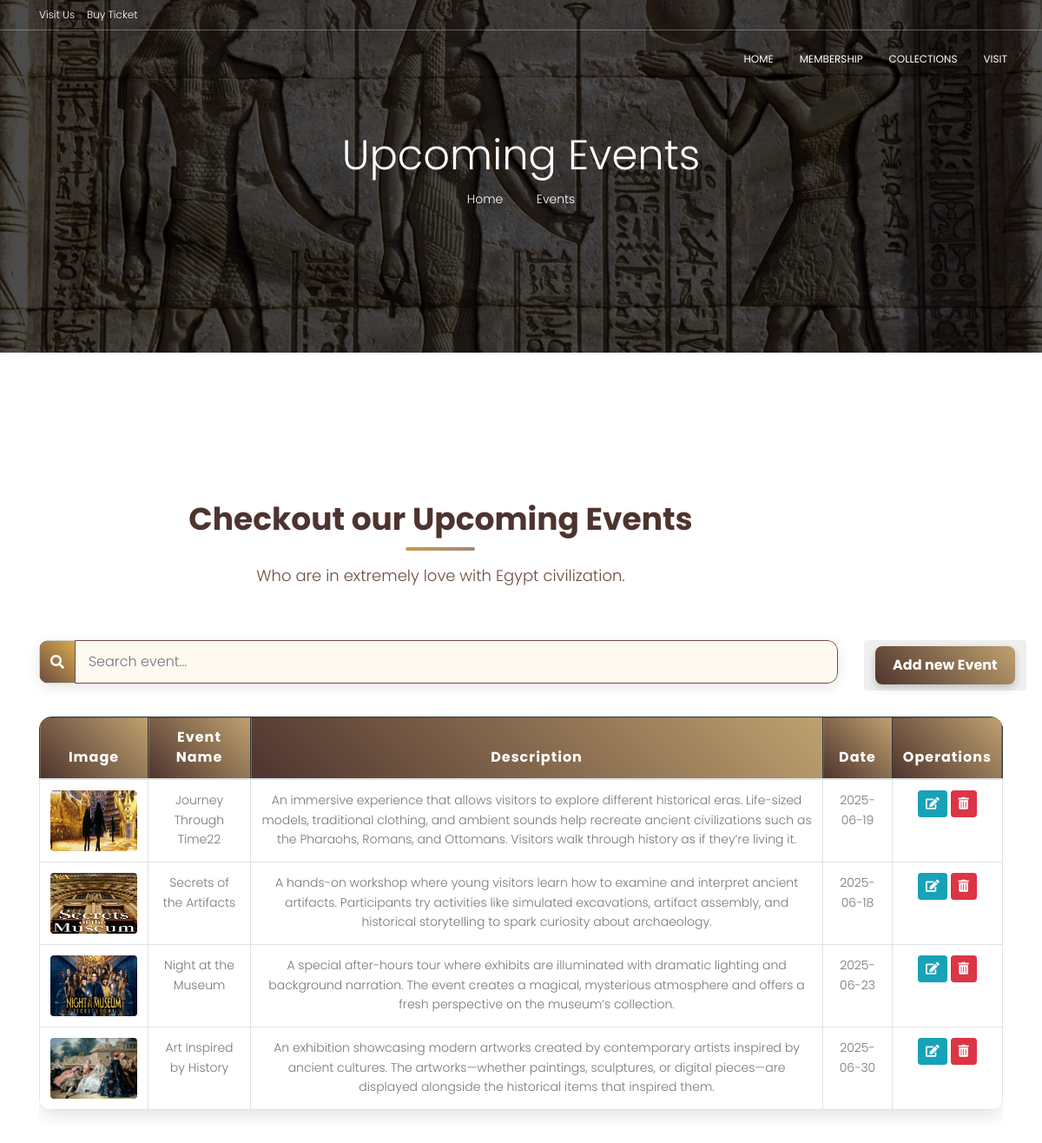
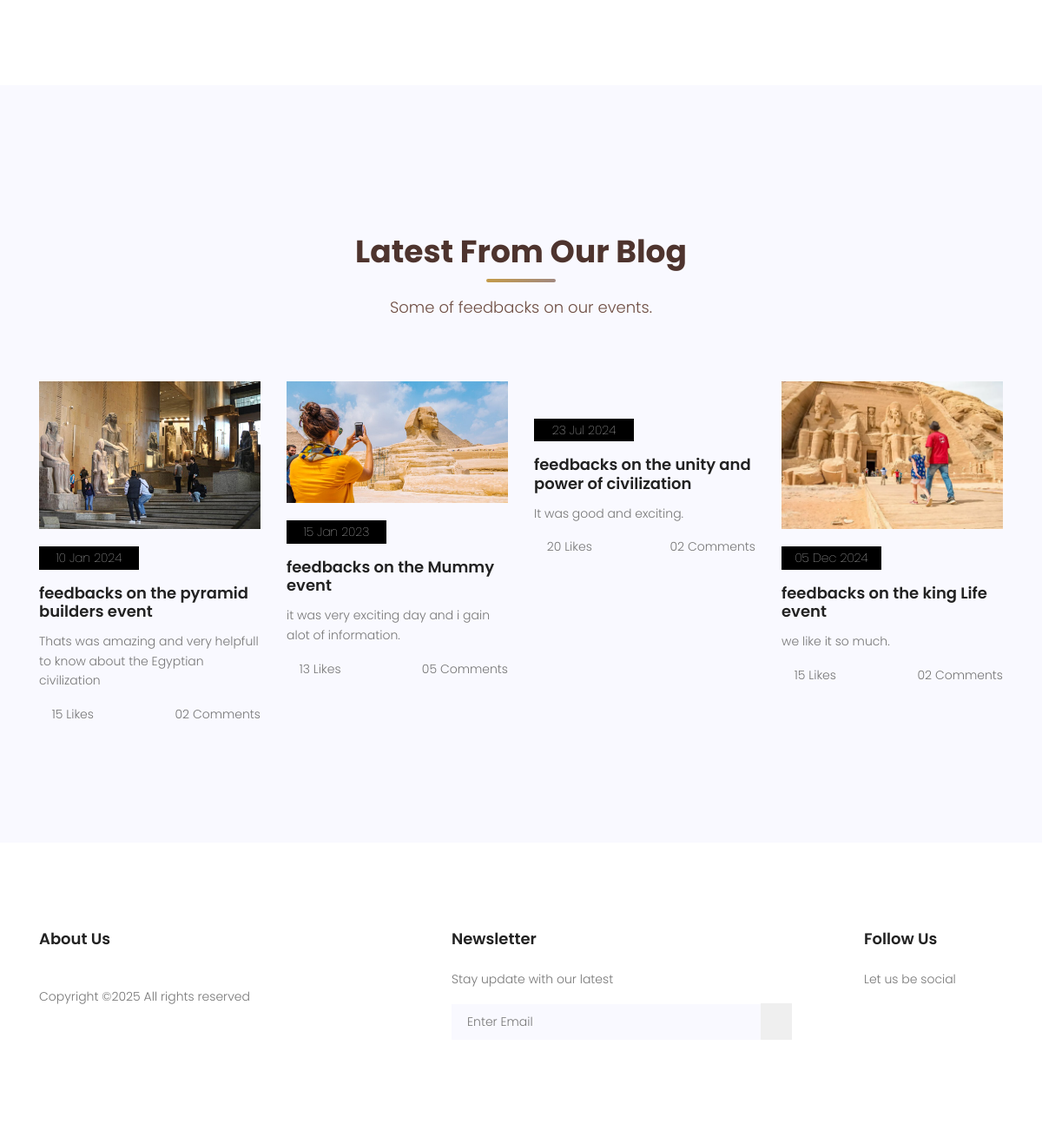
/Museum/views/User/event.php (signed in), run on the app's committed database (2 pictures, top to bottom).
### tables this page shows
CREATE TABLE `event` (
  `event_Id` int(11) NOT NULL,
  `title` varchar(100) NOT NULL,
  `description` text NOT NULL,
  `date` date NOT NULL,
  `image` varchar(255) NOT NULL,
  `admin_id` int(11) NOT NULL
);

### Museum/views/User/event.php (the view, shortened to what this page needs)
<!DOCTYPE html>
<html lang="zxx" class="no-js">
<head>
		<link rel="stylesheet" href="../assets/css/linearicons.css">
		<link rel="stylesheet" href="../assets/css/font-awesome.min.css">
		<link rel="stylesheet" href="../assets/css/bootstrap.css">
		<link rel="stylesheet" href="../assets/css/magnific-popup.css">
		<link rel="stylesheet" href="../assets/css/nice-select.css">
		<link rel="stylesheet" href="../assets/css/animate.min.css">
		<link rel="stylesheet" href="../assets/css/owl.carousel.css">
		<link rel="stylesheet" href="../assets/css/main.css">
		<link rel="stylesheet" href="https://use.fontawesome.com/releases/v5.6.3/css/all.css">
	</head>
	<body>
		<header id="header" id="home">
			<div class="container header-top">
				<div class="row">
					<div class="col-6 top-head-left">
						<ul>
							<li><a href="#">Visit Us</a></li>
							<li><a href="#">Buy Ticket</a></li>
						</ul>
					</div>
					<div class="col-6 top-head-right">
						<ul>
							<li><a href="#"><i class="fa fa-facebook"></i></a></li>
						  <li><a href="#"><i class="fa fa-twitter"></i></a></li>
						  <li><a href="#"><i class="fa fa-dribbble"></i></a></li>
						  <li><a href="#"><i class="fa fa-behance"></i></a></li>
						</ul>
					</div>
				</div>
			</div>
			<hr>
		  <div class="container">
			  <div class="row align-items-center justify-content-between d-flex">
				<nav id="nav-menu-container">
				  <ul class="nav-menu">
					<li class="menu-active"><a href="index.php">Home</a></li>
					<li><a href="ticket.php">Membership</a></li>
					<li><a href="../Admin/gallery.php">collections</a></li>
					<li><a href="visit.php">Visit</a></li>
				  </ul>
				</nav>
			  </div>
		  </div>
		</header>
		<section class="banner-area relative" id="home">
			<div class="overlay overlay-bg"></div>
			<div class="container">
				<div class="row d-flex align-items-center justify-content-center">
					<div class="about-content col-lg-12">
						<h1 class="text-white">
							Upcoming Events
						</h1>
						<p class="text-white link-nav"><a href="index.php">Home </a>  <span class="lnr lnr-arrow-right"></span>  <a href="event.php"> Events</a></p>
					</div>
				</div>
			</div>
		</section>
		<section class="upcoming-event-area section-gap" id="events">
			<div class="container">
				<div>
					<div class="menu-content pb-60 col-lg-10">
						<div class="title text-center">
							<h1 class="mb-10">Checkout our Upcoming Events</h1>
							<p>Who are in extremely love with Egypt civilization.</p>
						</div>
					</div>
					<div class="row mb-3">
						<div class="col-10">
							<div class="input-group">
								<div class="input-group-prepend">
									<span class="input-group-text bg-dark">
									<i class="fas fa-search text-light"></i>
									</span>
								</div>
								<input type="text" id="searchInput" class="form-control" placeholder="Search event...">
							</div>
						</div>
						<div class="col-2">
							<button class="btn">
							<?php if (isset($_SESSION['role']) && $_SESSION['role'] === 'admin'): ?>
  <a href="../Admin/AddEvent.php" class="custom-add-btn">Add new Event</a>
<?php endif; ?>
							</button>
						</div>
					</div>
					<div class="table-responsive">
    <table class="table table-hover table-bordered text-center align-middle" id="usertable">
      <thead class="table-dark">
        <tr>
          <th scope="col">Image</th>
          <th scope="col">Event Name</th>
          <th scope="col">Description</th>
          <th scope="col">Date</th>
          <th scope="col">Operations</th>
        </tr>
      </thead>
      <tbody>
        <?php
        $conn = new mysqli("localhost", "root", "", "museum");
        $sql = "SELECT * FROM event";
        $result = $conn->query($sql);
        if ($result->num_rows > 0) {
			while ($row = $result->fetch_assoc()) {
				echo "<tr>";
				echo "<td><img src='../Admin/" . $row['image'] . "' width='100' height='70' class='rounded shadow-sm'></td>";
				echo "<td>" . htmlspecialchars($row['title']) . "</td>";
				echo "<td>" . htmlspecialchars($row['description']) . "</td>";
				echo "<td>" . htmlspecialchars($row['date']) . "</td>";
				echo "<td>";
				if (isset($_SESSION['role']) && $_SESSION['role'] === 'admin') {
					echo "
					<a href='#' class='btn btn-sm btn-info me-2 editevent'
					   data-id='" . $row['event_Id'] . "'
					   data-title='" . htmlspecialchars($row['title'], ENT_QUOTES) . "'
					   data-description='" . htmlspecialchars($row['description'], ENT_QUOTES) . "'
					   data-date='" . $row['date'] . "'>
					  <i class='fas fa-edit'></i>
					</a>
					<a href='DeleteEvent.php?id=" . $row['event_Id'] . "'
					   class='btn btn-sm btn-danger me-2'
					   onclick=\"return confirm('Are you sure you want to delete this event?');\">
					  <i class='fas fa-trash-alt'></i>
					</a>";
				}
				echo "</td>";
				echo "</tr>";
			}
		}
			else {
          echo "<tr><td colspan='5'>No events found.</td></tr>";
        }
        ?>
      </tbody>
    </table>
				</div>
			</div>
		</section>
		<section class="blog-area section-gap" id="blog">
			<div class="container">
				<div class="row d-flex justify-content-center">
					<div class="menu-content pb-70 col-lg-8">
						<div class="title text-center">
							<h1 class="mb-10">Latest From Our Blog</h1>
							<p>Some of feedbacks on our events.</p>
						</div>
					</div>
				</div>
				<div class="row">
					<div class="col-lg-3 col-md-6 single-blog" >
						<div class="thumb">
							<img class="img-fluid" src="../assets/img/202312016c4a83a2ff724119828fdc4852d6a1ef_CcrbeeE007023_20231201_CBMFN0A004.jpeg" alt="">
						</div>
						<p class="date">10 Jan 2024</p>
						<a href="#"><h4>feedbacks on the pyramid builders event</h4></a>
						<p>
							Thats was amazing and very helpfull to know about the Egyptian civilization
						</p>
						<div class="meta-bottom d-flex justify-content-between">
							<p><span class="lnr lnr-heart"></span> 15 Likes</p>
							<p><span class="lnr lnr-bubble"></span> 02 Comments</p>
						</div>
					</div>
					<div class="col-lg-3 col-md-6 single-blog">
						<div class="thumb">
							<img class="img-fluid" src="../assets/img/b901d3c03922b8644e2628feb32674b7-2.jpeg" alt="">
						</div>
						<p class="date">15 Jan 2023</p>
						<a href="#"><h4>feedbacks on the Mummy event</h4></a>
						<p>
							it was very exciting day and i gain alot of information.
						</p>
						<div class="meta-bottom d-flex justify-content-between">
							<p><span class="lnr lnr-heart"></span> 13 Likes</p>
							<p><span class="lnr lnr-bubble"></span> 05 Comments</p>
						</div>
					</div>
					<div class="col-lg-3 col-md-6 single-blog">
						<div class="thumb">
						</div>
						<p class="date">23 Jul 2024</p>
						<a href="#"><h4>feedbacks on the unity and power of civilization</h4></a>
						<p>
							It was good and exciting.
						</p>
						<div class="meta-bottom d-flex justify-content-between">
							<p><span class="lnr lnr-heart"></span> 20 Likes</p>
							<p><span class="lnr lnr-bubble"></span> 02 Comments</p>
						</div>
					</div>
					<div class="col-lg-3 col-md-6 single-blog">
						<div class="thumb">
							<img class="img-fluid" src="../assets/img/018.jpg.webp" alt="">
						</div>
						<p class="date">05 Dec 2024</p>
						<a href="#"><h4>feedbacks on the king Life event</h4></a>
						<p>
							we like it so much.
						</p>
						<div class="meta-bottom d-flex justify-content-between">
							<p><span class="lnr lnr-heart"></span> 15 Likes</p>
							<p><span class="lnr lnr-bubble"></span> 02 Comments</p>
						</div>
					</div>
				</div>
			</div>
		</section>
		<footer class="footer-area section-gap">
			<div class="container">
				<div class="row">
					<div class="col-lg-5 col-md-6 col-sm-6">
						<div class="single-footer-widget">
							<h6>About Us</h6>
							<p class="footer-text">
Copyright &copy;<script>document.write(new Date().getFullYear());</script> All rights reserved
							</p>
						</div>
					</div>
					<div class="col-lg-5  col-md-6 col-sm-6">
						<div class="single-footer-widget">
							<h6>Newsletter</h6>
							<p>Stay update with our latest</p>
							<div class="" id="mc_embed_signup">
								<form target="_blank" novalidate="true" action="https://spondonit.us12.list-manage.com/subscribe/post?u=1462626880ade1ac87bd9c93a&amp;id=92a4423d01" method="get" class="form-inline">
									<input class="form-control" name="EMAIL" placeholder="Enter Email" onfocus="this.placeholder = ''" onblur="this.placeholder = 'Enter Email '" required="" type="email">
										<button class="click-btn btn btn-default"><span class="lnr lnr-arrow-right"></span></button>
								</form>
							</div>
						</div>
					</div>
					<div class="col-lg-2 col-md-6 col-sm-6 social-widget">
						<div class="single-footer-widget">
							<h6>Follow Us</h6>
							<p>Let us be social</p>
							<div class="footer-social d-flex align-items-center">
								<a href="#"><i class="fa fa-facebook"></i></a>
								<a href="#"><i class="fa fa-twitter"></i></a>
								<a href="#"><i class="fa fa-dribbble"></i></a>
								<a href="#"><i class="fa fa-behance"></i></a>
							</div>
						</div>
					</div>
				</div>
			</div>
		</footer>
	</body>
</html>

### Museum/views/User/event.php (style rules this page uses)
.table-responsive { margin-top: 30px; animation: fadeInUp 1s ease-in-out; }
.table { background-color: #ffffff; border-radius: 15px; overflow: hidden; box-shadow: 0 8px 20px rgba(0, 0, 0, 0.1); transition: all 0.3s ease-in-out; }
.table-dark th { background: linear-gradient(45deg, #4e342e, #bfa16f); color: white; font-size: 1rem; letter-spacing: 1px; border: none; }
.table td, .table th { vertical-align: middle; transition: background-color 0.3s ease, transform 0.3s ease; }
.table img { border-radius: 10px; transition: transform 0.3s ease-in-out; }
.btn { transition: all 0.3s ease-in-out; }
.btn-info { background-color: #0dcaf0; border: none; }
.btn-danger { background-color: #dc3545; border: none; }
.custom-add-btn { display: inline-block; padding: 10px 20px; background: linear-gradient(45deg, #4e342e, #bfa16f); color: white; border: none; border-radius: 8px; text-decoration: none; font-weight: bold; box-shadow: 0 4px 10px rgba(0, 0, 0, 0.2); transition: all 0.3s ease-in-out; }
.input-group { border-radius: 12px; overflow: hidden; box-shadow: 0 4px 15px rgba(0, 0, 0, 0.1); }
#searchInput { padding: 12px 15px; border: 1px #6d4c41 solid; border-radius: 0 12px 12px 0; background-color: #fffaf0; transition: all 0.3s ease; font-size: 16px; color: #5d4037; }
.input-group-text { border: 2px black solid; border-radius: 12px 0 0 12px; background: linear-gradient(45deg, #6d4c41, #d7a94b); color: #fff; padding: 0 16px; display: flex; align-items: center; transition: background 0.4s ease; }
.menu-content { margin-top: 50px; animation: fadeInUp 1s ease-in-out both; }
.menu-content .title h1 { font-size: 36px; font-weight: bold; color: #4e342e; margin-bottom: 15px; position: relative; }
.menu-content .title h1::after { content: ''; width: 80px; height: 4px; background: linear-gradient(to right, #c49b4a, #a1887f); display: block; margin: 10px auto 0; border-radius: 2px; }
.menu-content .title p { font-size: 18px; color: #6d4c41; max-width: 600px; margin: 10px auto 0; line-height: 1.6; }

### data on the page
event: image (picture), title "Journey Through Time22", description "An immersive experience that allows visitors to explore different historical eras. Life-sized models, traditional clothing, and ambient sounds help recreate ancient civilizations such as the Pharaohs, Romans, and Ottomans. Visitors walk through history as if they’re living it.", date "2025-06-19"
event: image (picture), title "Secrets of the Artifacts", description "A hands-on workshop where young visitors learn how to examine and interpret ancient artifacts. Participants try activities like simulated excavations, artifact assembly, and historical storytelling to spark curiosity about archaeology.", date "2025-06-18"
event: image (picture), title "Night at the Museum", description "A special after-hours tour where exhibits are illuminated with dramatic lighting and background narration. The event creates a magical, mysterious atmosphere and offers a fresh perspective on the museum’s collection.", date "2025-06-23"
event: image (picture), title "Art Inspired by History", description "An exhibition showcasing modern artworks created by contemporary artists inspired by ancient cultures. The artworks—whether paintings, sculptures, or digital pieces—are displayed alongside the historical items that inspired them.", date "2025-06-30"
